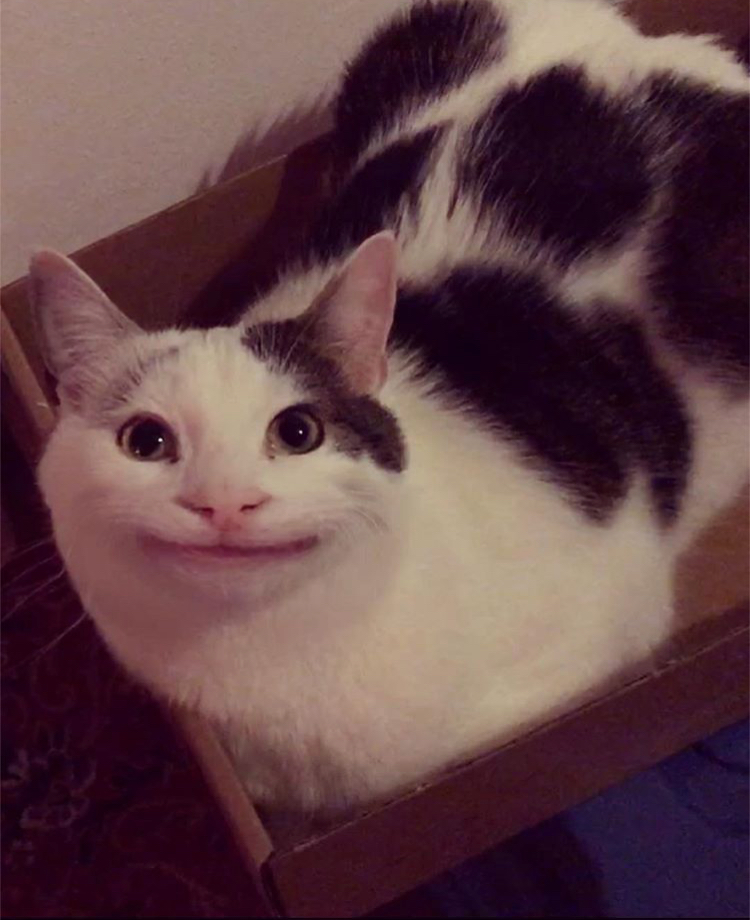
#> input picture image/cat.jpg, 750 x 920 px
$ jupyter execute '1.09_Example 1.ipynb'
#> lines starting #> are read from the running program, lines starting #| are printed output that depends on the picture; after the words box and inside, x2 and y2 are one past the last pixel; in counts of white or black regions, pixels touching at a corner belong together
[cell 1]
import cv2
import numpy as np

image = cv2.imread("image/cat.jpg")
#> image is the input picture: shape (920, 750, 3); mean B, G, R 71.1, 66.7, 97.7

height = image.shape[0]
#> height = 920
width = image.shape[1]
#> width = 750

roi = [
    (0, height / 3),
    (width/2, height/3),
    (width/2, height * 2 / 3),
    (0, height * 2 / 3)
]

vertices = np.array([roi], np.int32)
mask = np.zeros_like(image)
match_mask_color = (255, ) * 3
cv2.fillPoly(mask, vertices, match_mask_color)
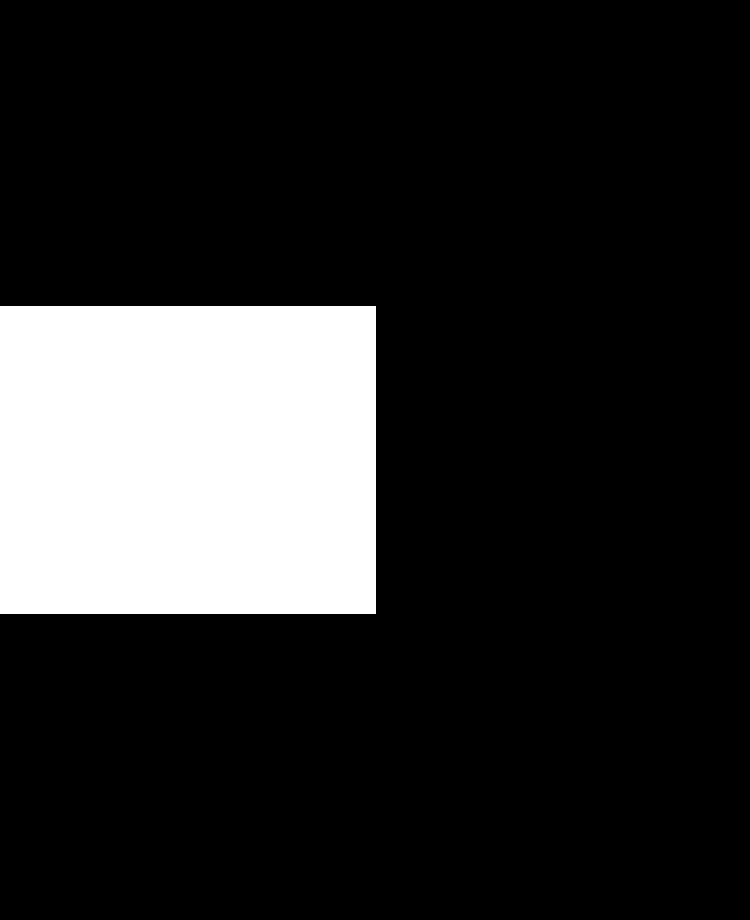
#> mask: shape (920, 750, 3); 16.8% white; 1 white region, box (x1, y1, x2, y2) and area: (0, 306, 376, 614) 115808

masked_image = cv2.bitwise_and(image, mask)
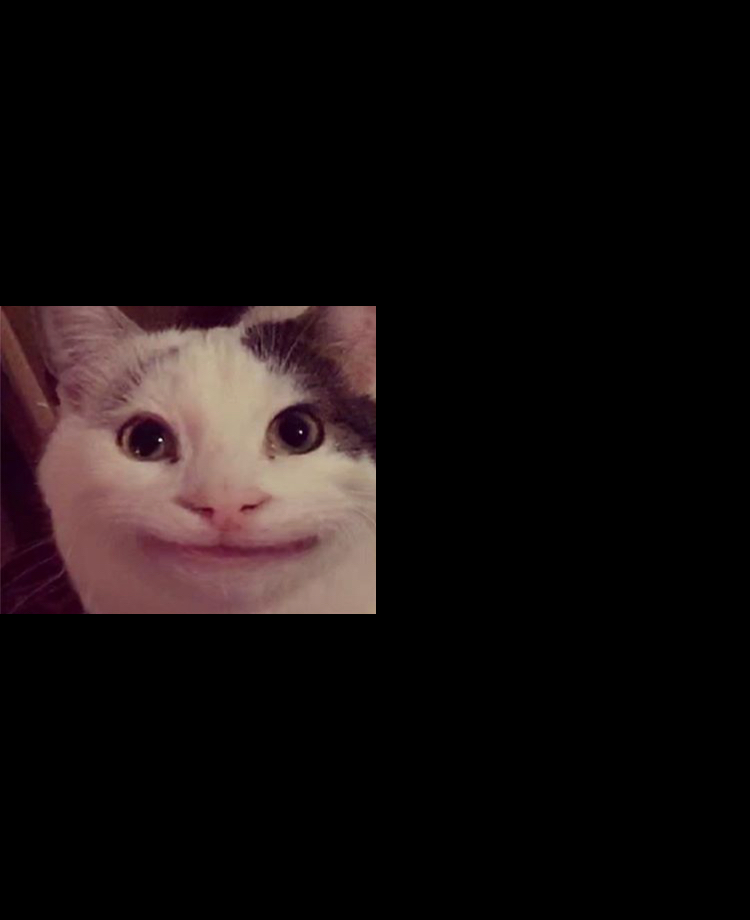
#> masked_image: shape (920, 750, 3); mean B, G, R 14.5, 14.6, 20.9

cv2.imshow('result', masked_image)
cv2.waitKey(0)
cv2.destroyAllWindows()

$ run again, with image/road.jpg copied over image/cat.jpg
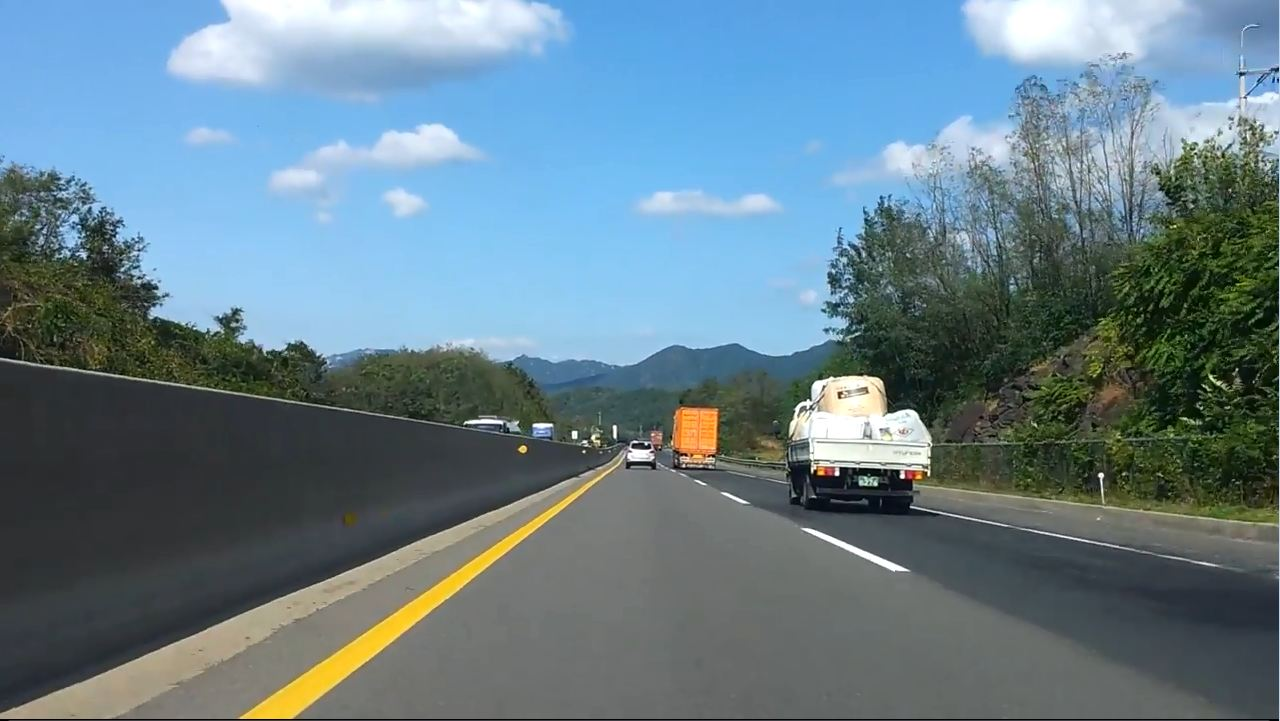
#> input picture image/road.jpg, 1280 x 721 px
#> image is the input picture: shape (721, 1280, 3); mean B, G, R 138, 126.9, 103.1
#> `cv2.fillPoly(mask, vertices, match_mask_color)`:
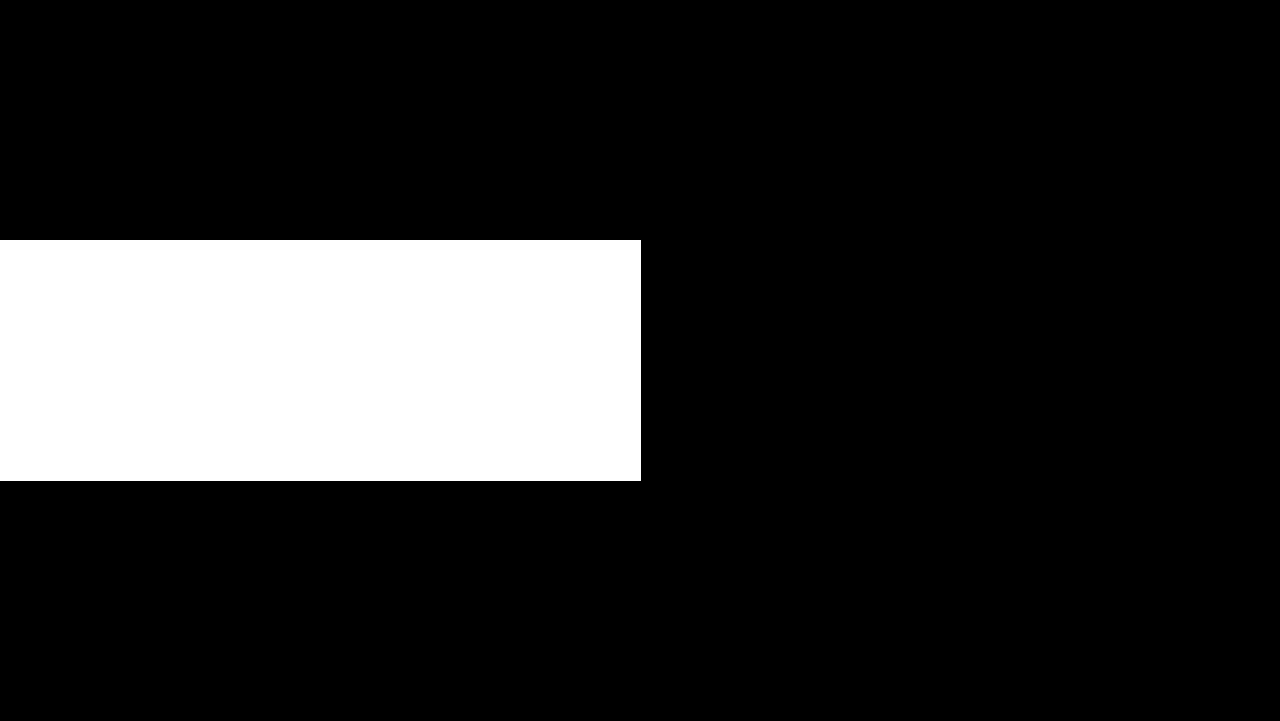
#> mask: shape (721, 1280, 3); 16.7% white; 1 white region, box (x1, y1, x2, y2) and area: (0, 240, 641, 481) 154481
#> `masked_image = cv2.bitwise_and(image, mask)`:
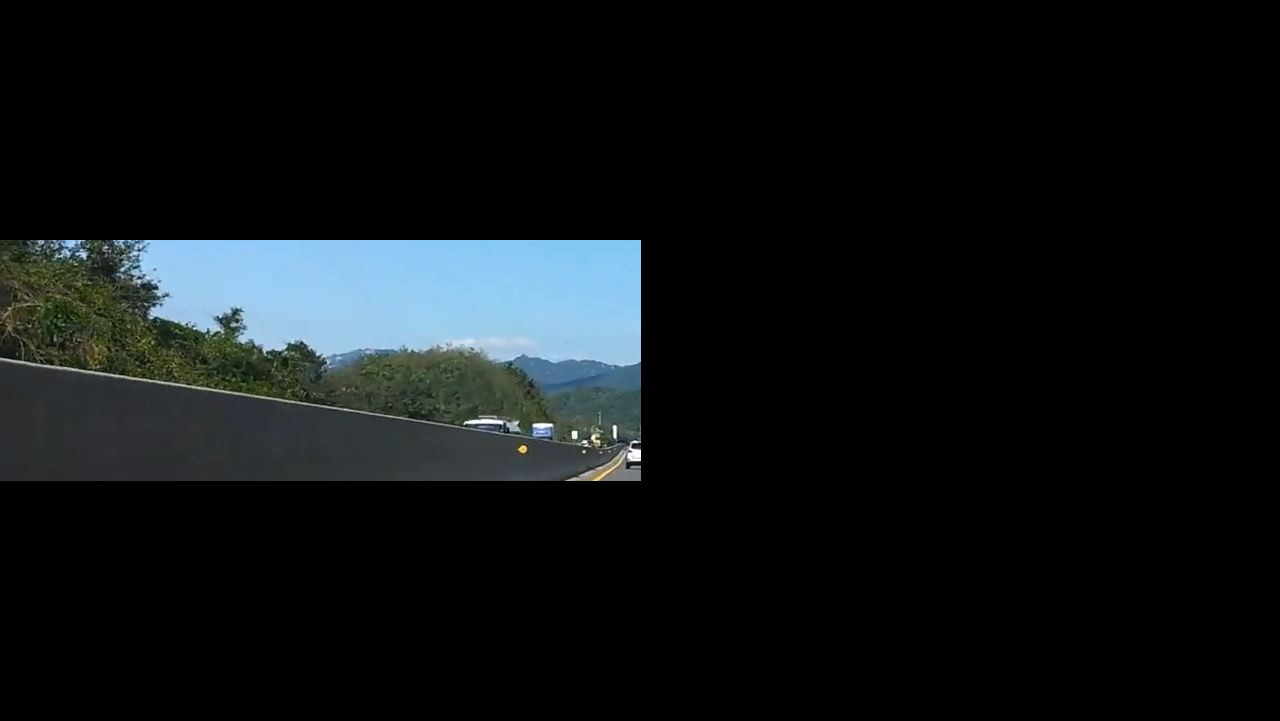
#> masked_image: shape (721, 1280, 3); mean B, G, R 20.5, 19, 15.1

$ run again, with image/road1.jpg copied over image/cat.jpg
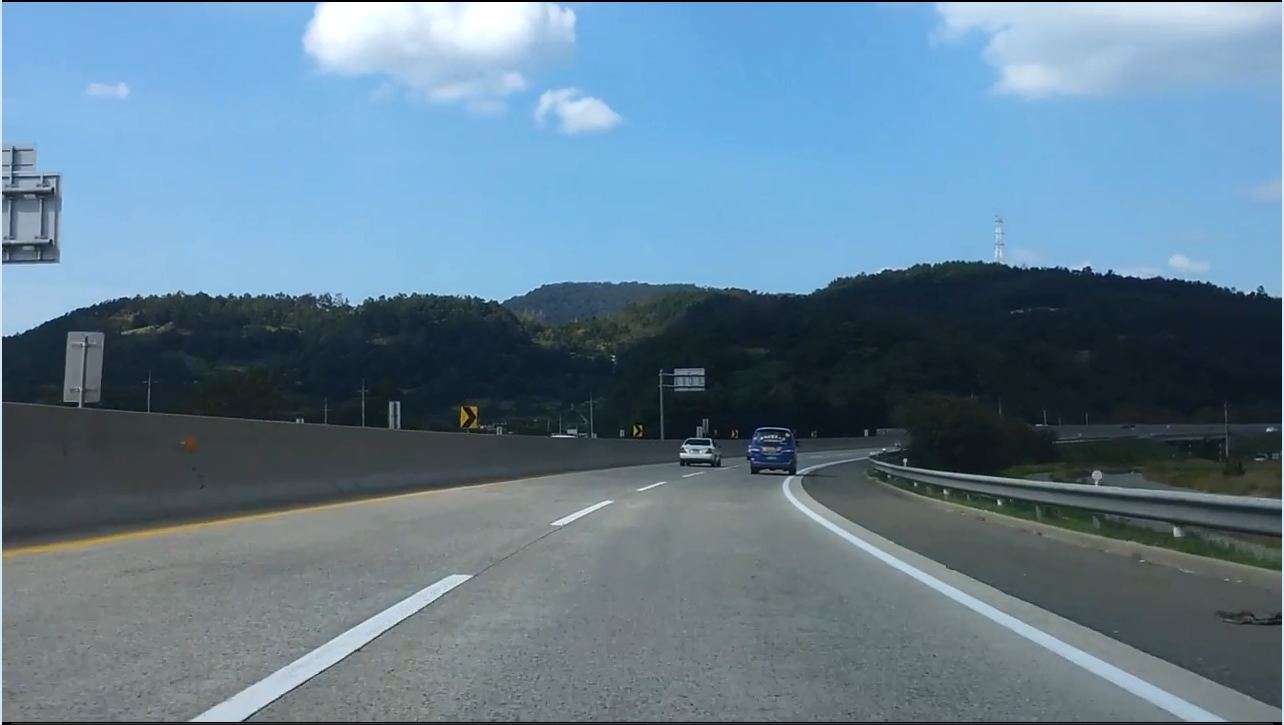
#> input picture image/road1.jpg, 1284 x 725 px
#> image is the input picture: shape (725, 1284, 3); mean B, G, R 144.1, 125.3, 98.7
#> `cv2.fillPoly(mask, vertices, match_mask_color)`:
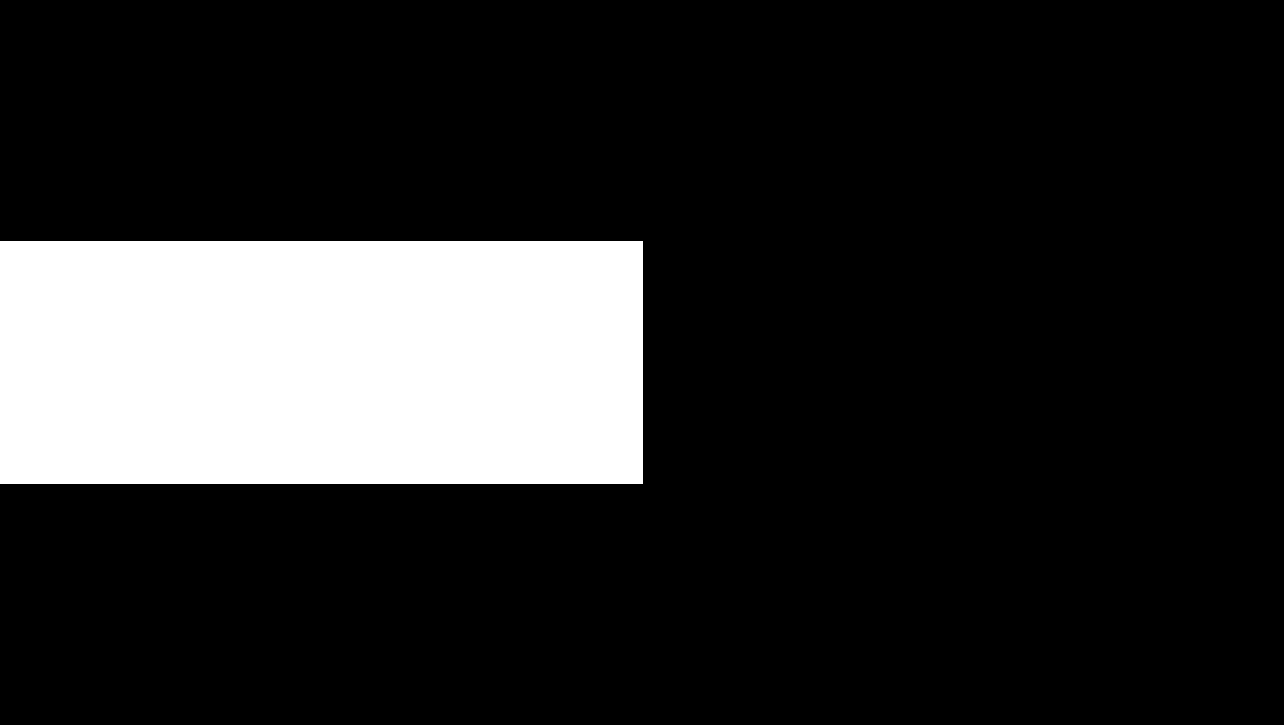
#> mask: shape (725, 1284, 3); 16.8% white; 1 white region, box (x1, y1, x2, y2) and area: (0, 241, 643, 484) 156249
#> `masked_image = cv2.bitwise_and(image, mask)`:
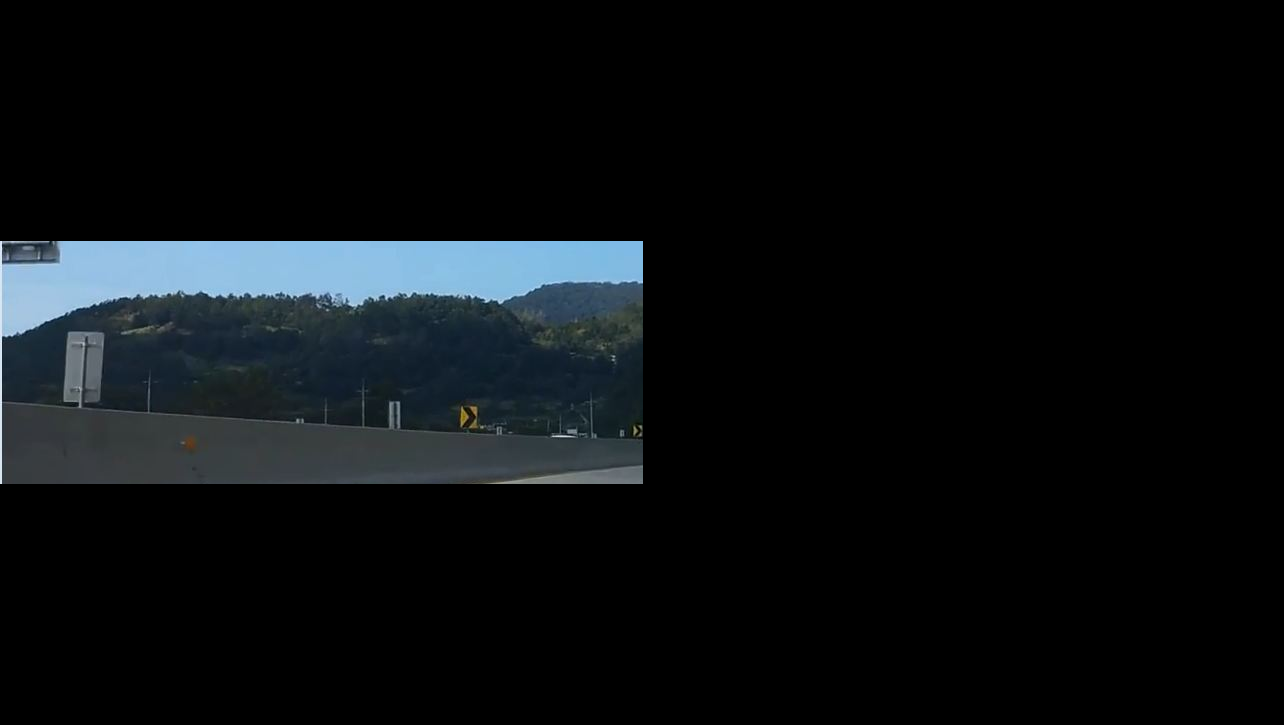
#> masked_image: shape (725, 1284, 3); mean B, G, R 16.5, 14.2, 11
